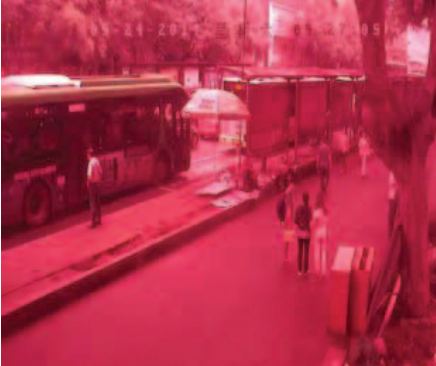
%> input picture ColorCastDetection/database/colorcast_red.bmp, 436 x 366 px
$ octave COLOR_BALANCE.m   (GNU Octave 9; MATLAB toolbox functions it lacks are replaced by stand-ins)
%> lines starting %> are read from the running program, lines starting %| are printed output that depends on the picture; in (x1, y1, x2, y2) boxes, pixels count from 0 and x2, y2 are one past the last pixel; in counts of white or black regions, pixels touching at a corner belong together; the program's own positions count from 1
close all;
clear
clc
Files = '../../database/';
% Name = 'colorcast_normal.bmp';
% Name = 'colorcast_yellow.bmp';
Name = 'colorcast_red.bmp';
% Name = '图片2.jpg';
X=imread([ Files, Name ]);
%> X is the input picture: size 366x436x3 uint8; mean R, G, B 179.4, 48, 74.7

X01=X(:,:,1);
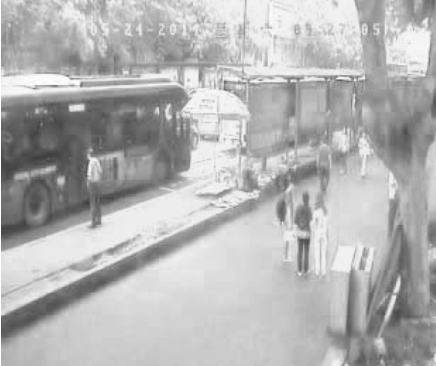
%> X01: size 366x436 uint8; min 62, max 255, mean 179.4
X02=X(:,:,2);
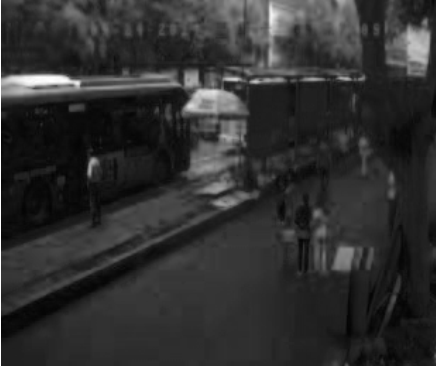
%> X02: size 366x436 uint8; min 4, max 255, mean 48
X03=X(:,:,3);
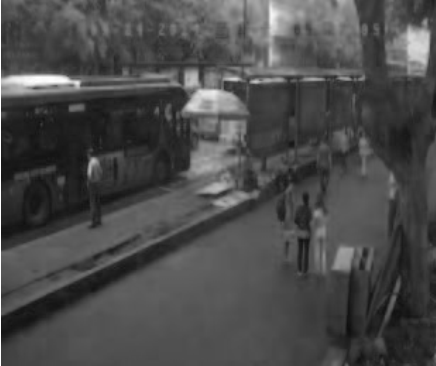
%> X03: size 366x436 uint8; min 14, max 255, mean 74.7

%%%%%%%%%%%%%%%%%%%原图%%%%%%%%%%%%%%%%%%%%%%%5
figure (1)
subplot(1,3,1)
imshow(X01)
title('红')
subplot(1,3,2)
imshow(X02)
title('绿')
subplot(1,3,3)
imshow(X03)
title('蓝')

figure(2)
%subplot(2,3,4)
imshow(X)
title('原图')

%%%%%%%%%%%%%%%%%%%白平衡%%%%%%%%%%%%%%%%%%%%%%%5
Y=0.299*X01+0.587*X02+0.114*X03;
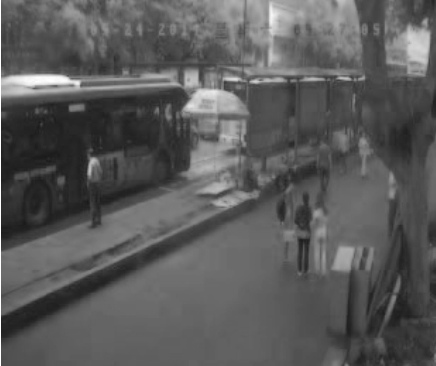
%> Y: size 366x436 uint8; min 26, max 255, mean 90.3
Ymax=max(max(Y));
%> Ymax = 255
Ymean=mean(mean(Y));
%> Ymean = 90.28
Y=Y>=0.95*Ymax;
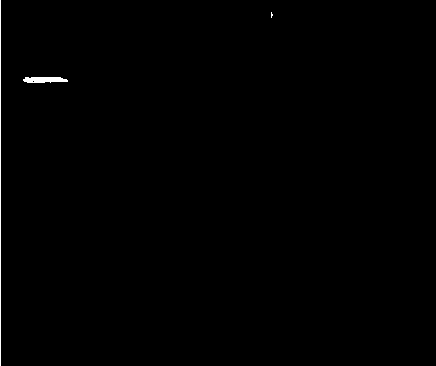
%> Y: size 366x436 logical; 0.37% white; 3 white regions (1 under 20 px), largest, box (x1, y1, x2, y2) and area: (0, 0, 1, 366) 366, (23, 77, 68, 83) 223
Sy=sum(sum(Y));
%> Sy = 597
Rmean=sum(X01(Y))/Sy;
%> Rmean = 253
Gmean=sum(X02(Y))/Sy;
%> Gmean = 252.1
Bmean=sum(X03(Y))/Sy;
%> Bmean = 252.1
X1(:,:,1)=Ymean/Rmean*X01;
X1(:,:,2)=Ymean/Gmean*X02;
X1(:,:,3)=Ymean/Bmean*X03;
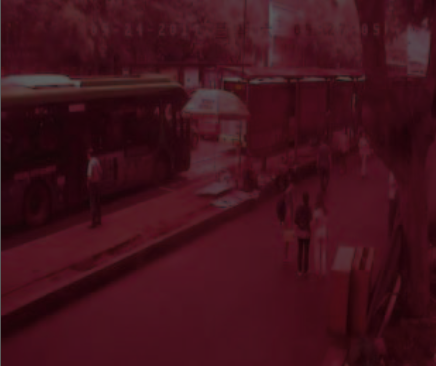
%> X1: size 366x436x3 uint8; mean R, G, B 64, 17.2, 26.7

% subplot(2,3,5)
figure (3)
imshow(X1)
title('白平衡法')

%%%%%%%%%%%%%%%%%%%最大颜色值平衡法%%%%%%%%%%%%%%%%%%%%%%%5
Rmax=max(max(X01));%255
%> Rmax = 255
Gmax=max(max(X02));%236
%> Gmax = 255
Bmax=max(max(X03));%246
%> Bmax = 255
Cmax=min([Rmax,Gmax,Bmax]);
%> Cmax = 255
Nr=sum(sum(X01>=Cmax));%4302
%> Nr = 366
Ng=sum(sum(X02>=Cmax));%1
%> Ng = 366
Nb=sum(sum(X03>=Cmax));%7
%> Nb = 366
Nmax=max([Nr,Ng,Nb]);
%> Nmax = 366
for pix=Rmax:-1:0%红
    Lr=X01>=pix;
    nr=sum(sum(Lr));
    if nr>=Nmax
        Rth=pix;
        break
    end
end
%> this loop made 1 pass
%> (pix, nr, Rth) on pass 1: (255, 366, 255)
%> pass 1, `Lr=X01>=pix;`:
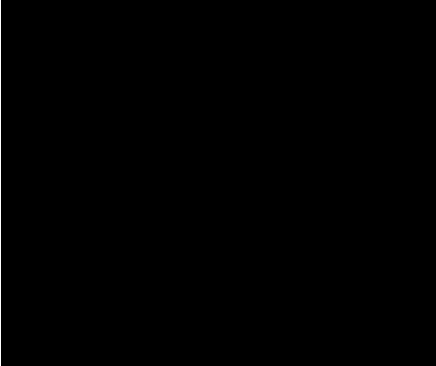
%> Lr: size 366x436 logical; 0.23% white in thin lines or dots, all inside (x1, y1, x2, y2) = (0, 0, 1, 366)
for pix=Gmax:-1:0%绿
    Lr=X02>=pix;
    nr=sum(sum(Lr));
    if nr>=Nmax
        Gth=pix;
        break
    end
end
%> this loop made 1 pass
for pix=Bmax:-1:0%蓝
    Lr=X03>=pix;
    nr=sum(sum(Lr));
    if nr>=Nmax
        Bth=pix;
        break
    end
end
%> this loop made 1 pass
X2(:,:,1)=double(Cmax)/double(Rth)*X01;
X2(:,:,2)=double(Cmax)/double(Gth)*X02;
X2(:,:,3)=double(Cmax)/double(Bth)*X03;

%subplot(2,3,6)
figure (4);
imshow(X2);
title('最大颜色值平衡法')

$ run again, with ColorCastDetection/database/colorcast_yellow.bmp copied over ColorCastDetection/database/colorcast_red.bmp
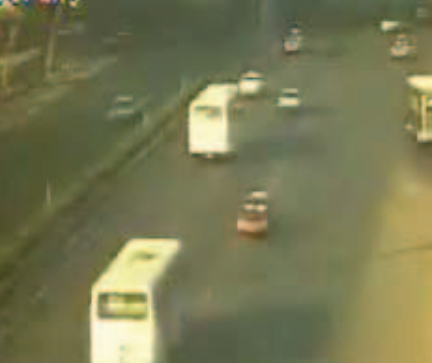
%> input picture ColorCastDetection/database/colorcast_yellow.bmp, 432 x 363 px
%> X is the input picture: size 363x432x3 uint8; mean R, G, B 119.8, 120.6, 82.9
%> Ymax = 249
%> Ymean = 116.1
%> `Y=Y>=0.95*Ymax;`:
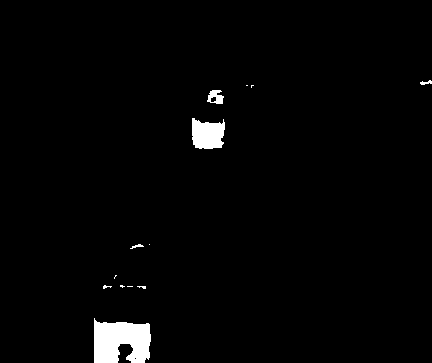
%> Y: size 363x432 logical; 2% white; 13 white regions (8 under 20 px), largest, box (x1, y1, x2, y2) and area: (94, 318, 151, 363) 2021, (192, 118, 225, 149) 822, (207, 90, 224, 104) 153, (420, 80, 432, 85) 34, (130, 244, 144, 249) 30
%> Sy = 3123
%> Rmean = 250
%> Gmean = 246
%> Bmean = 205.7
%> Rmax = 255
%> Gmax = 251
%> Bmax = 229
%> Nr = 6754
%> Ng = 5766
%> Nb = 1
%> Nmax = 6754
%> the loop `for pix=Rmax:-1:0` made 27 passes
%> (pix, nr, Rth) on pass 27: (229, 6754, 229)
%> the loop `for pix=Gmax:-1:0` made 34 passes
%> (pix, nr, Gth) on pass 34: (218, 6831, 218)
%> the loop `for pix=Bmax:-1:0` made 72 passes
%> (pix, nr) on passes 1 to 8: (229, 1), (228, 4), (227, 9), (226, 14), (225, 51), (224, 97), (223, 153), (222, 248)
%> after the loop `for pix=Bmax:-1:0`: Bth = 158
%> `X2(:,:,3)=double(Cmax)/double(Bth)*X03;`:
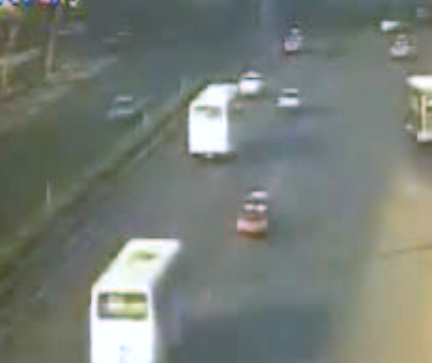
%> X2: size 363x432x3 uint8; mean R, G, B 119.8, 126.6, 119.2
